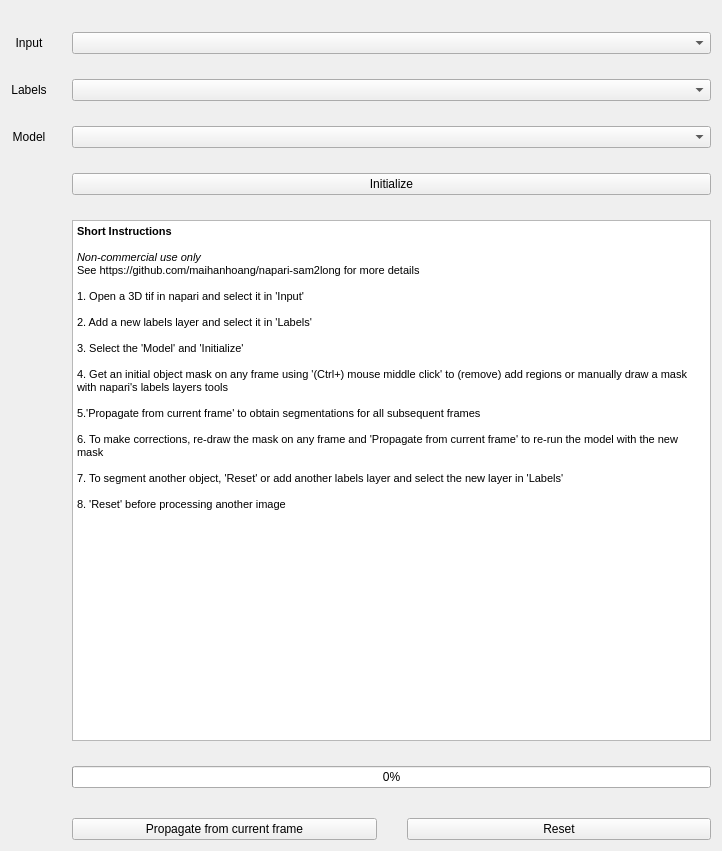
<?xml version="1.0" encoding="UTF-8"?>
<ui version="4.0">
 <class>Form</class>
 <widget class="QWidget" name="Form">
  <property name="geometry">
   <rect>
    <x>0</x>
    <y>0</y>
    <width>722</width>
    <height>851</height>
   </rect>
  </property>
  <property name="windowTitle">
   <string>Form</string>
  </property>
  <layout class="QVBoxLayout" name="verticalLayout_2">
   <item>
    <layout class="QGridLayout" name="gridLayout">
     <property name="topMargin">
      <number>21</number>
     </property>
     <property name="horizontalSpacing">
      <number>25</number>
     </property>
     <property name="verticalSpacing">
      <number>25</number>
     </property>
     <item row="12" column="1">
      <layout class="QVBoxLayout" name="verticalLayout">
       <property name="spacing">
        <number>30</number>
       </property>
       <item>
        <widget class="QProgressBar" name="Propagation_progress">
         <property name="value">
          <number>0</number>
         </property>
        </widget>
       </item>
       <item>
        <layout class="QHBoxLayout" name="horizontalLayout_14">
         <item>
          <widget class="QPushButton" name="Propagate_btn">
           <property name="text">
            <string>Propagate from current frame</string>
           </property>
          </widget>
         </item>
         <item>
          <widget class="QPushButton" name="reset_btn">
           <property name="text">
            <string>Reset</string>
           </property>
          </widget>
         </item>
        </layout>
       </item>
      </layout>
     </item>
     <item row="7" column="0">
      <widget class="QLabel" name="Output_label">
       <property name="text">
        <string>Labels</string>
       </property>
       <property name="alignment">
        <set>Qt::AlignCenter</set>
       </property>
      </widget>
     </item>
     <item row="9" column="1">
      <widget class="QPushButton" name="Initialize_btn">
       <property name="text">
        <string>Initialize</string>
       </property>
      </widget>
     </item>
     <item row="4" column="1">
      <layout class="QHBoxLayout" name="horizontalLayout_2">
       <item>
        <widget class="QComboBox" name="image_layer_combo"/>
       </item>
      </layout>
     </item>
     <item row="4" column="0">
      <widget class="QLabel" name="Image_label">
       <property name="text">
        <string>Input</string>
       </property>
       <property name="alignment">
        <set>Qt::AlignCenter</set>
       </property>
      </widget>
     </item>
     <item row="14" column="1">
      <layout class="QHBoxLayout" name="horizontalLayout_16">
       <property name="spacing">
        <number>20</number>
       </property>
      </layout>
     </item>
     <item row="7" column="1">
      <layout class="QHBoxLayout" name="horizontalLayout_5">
       <item>
        <widget class="QComboBox" name="output_layer_combo"/>
       </item>
      </layout>
     </item>
     <item row="10" column="1">
      <layout class="QVBoxLayout" name="verticalLayout_5">
       <property name="spacing">
        <number>50</number>
       </property>
       <item>
        <widget class="QTextEdit" name="textEdit">
         <property name="html">
          <string>&lt;!DOCTYPE HTML PUBLIC &quot;-//W3C//DTD HTML 4.0//EN&quot; &quot;http://www.w3.org/TR/REC-html40/strict.dtd&quot;&gt;
&lt;html&gt;&lt;head&gt;&lt;meta name=&quot;qrichtext&quot; content=&quot;1&quot; /&gt;&lt;style type=&quot;text/css&quot;&gt;
p, li { white-space: pre-wrap; }
&lt;/style&gt;&lt;/head&gt;&lt;body style=&quot; font-family:'MS Shell Dlg 2'; font-size:9.75pt; font-weight:400; font-style:normal;&quot;&gt;
&lt;p style=&quot; margin-top:0px; margin-bottom:0px; margin-left:0px; margin-right:0px; -qt-block-indent:0; text-indent:0px;&quot;&gt;&lt;span style=&quot; font-size:8.25pt; font-weight:bold;&quot;&gt;Short Instructions&lt;/span&gt;&lt;/p&gt;
&lt;p style=&quot;-qt-paragraph-type:empty; margin-top:0px; margin-bottom:0px; margin-left:0px; margin-right:0px; -qt-block-indent:0; text-indent:0px; font-size:8.25pt;&quot;&gt;&lt;br /&gt;&lt;/p&gt;
&lt;p style=&quot; margin-top:0px; margin-bottom:0px; margin-left:0px; margin-right:0px; -qt-block-indent:0; text-indent:0px;&quot;&gt;&lt;span style=&quot; font-size:8.25pt; font-style: italic&quot;&gt;Non-commercial use only&lt;/span&gt;&lt;/p&gt;
&lt;p style=&quot; margin-top:0px; margin-bottom:0px; margin-left:0px; margin-right:0px; -qt-block-indent:0; text-indent:0px;&quot;&gt;&lt;span style=&quot; font-size:8.25pt;&quot;&gt;See https://github.com/maihanhoang/napari-sam2long for more details&lt;/span&gt;&lt;/p&gt;
&lt;p style=&quot;-qt-paragraph-type:empty; margin-top:0px; margin-bottom:0px; margin-left:0px; margin-right:0px; -qt-block-indent:0; text-indent:0px; font-size:8.25pt;&quot;&gt;&lt;br /&gt;&lt;/p&gt;
&lt;p style=&quot; margin-top:0px; margin-bottom:0px; margin-left:0px; margin-right:0px; -qt-block-indent:0; text-indent:0px;&quot;&gt;&lt;span style=&quot; font-size:8.25pt;&quot;&gt;1. Open a 3D tif in napari and select it in 'Input'&lt;/span&gt;&lt;/p&gt;
&lt;p style=&quot;-qt-paragraph-type:empty; margin-top:0px; margin-bottom:0px; margin-left:0px; margin-right:0px; -qt-block-indent:0; text-indent:0px; font-size:8.25pt;&quot;&gt;&lt;br /&gt;&lt;/p&gt;
&lt;p style=&quot; margin-top:0px; margin-bottom:0px; margin-left:0px; margin-right:0px; -qt-block-indent:0; text-indent:0px;&quot;&gt;&lt;span style=&quot; font-size:8.25pt;&quot;&gt;2. Add a new labels layer and select it in 'Labels'&lt;/span&gt;&lt;/p&gt;
&lt;p style=&quot;-qt-paragraph-type:empty; margin-top:0px; margin-bottom:0px; margin-left:0px; margin-right:0px; -qt-block-indent:0; text-indent:0px; font-size:8.25pt;&quot;&gt;&lt;br /&gt;&lt;/p&gt;
&lt;p style=&quot; margin-top:0px; margin-bottom:0px; margin-left:0px; margin-right:0px; -qt-block-indent:0; text-indent:0px;&quot;&gt;&lt;span style=&quot; font-size:8.25pt;&quot;&gt;3. Select the 'Model' and 'Initialize'&lt;/span&gt;&lt;/p&gt;
&lt;p style=&quot;-qt-paragraph-type:empty; margin-top:0px; margin-bottom:0px; margin-left:0px; margin-right:0px; -qt-block-indent:0; text-indent:0px; font-size:8.25pt;&quot;&gt;&lt;br /&gt;&lt;/p&gt;
&lt;p style=&quot; margin-top:0px; margin-bottom:0px; margin-left:0px; margin-right:0px; -qt-block-indent:0; text-indent:0px;&quot;&gt;&lt;span style=&quot; font-size:8.25pt;&quot;&gt;4. Get an initial object mask on any frame using '(Ctrl+) mouse middle click' to (remove) add regions or manually draw a mask with napari's labels layers tools&lt;/span&gt;&lt;/p&gt;
&lt;p style=&quot;-qt-paragraph-type:empty; margin-top:0px; margin-bottom:0px; margin-left:0px; margin-right:0px; -qt-block-indent:0; text-indent:0px; font-size:8.25pt;&quot;&gt;&lt;br /&gt;&lt;/p&gt;
&lt;p style=&quot; margin-top:0px; margin-bottom:0px; margin-left:0px; margin-right:0px; -qt-block-indent:0; text-indent:0px;&quot;&gt;&lt;span style=&quot; font-size:8.25pt;&quot;&gt;5.'Propagate from current frame' to obtain segmentations for all subsequent frames  &lt;/span&gt;&lt;/p&gt;
&lt;p style=&quot;-qt-paragraph-type:empty; margin-top:0px; margin-bottom:0px; margin-left:0px; margin-right:0px; -qt-block-indent:0; text-indent:0px; font-size:8.25pt;&quot;&gt;&lt;br /&gt;&lt;/p&gt;
&lt;p style=&quot; margin-top:0px; margin-bottom:0px; margin-left:0px; margin-right:0px; -qt-block-indent:0; text-indent:0px;&quot;&gt;&lt;span style=&quot; font-size:8.25pt;&quot;&gt;6. To make corrections, re-draw the mask on any frame and 'Propagate from current frame' to re-run the model with the new mask&lt;/span&gt;&lt;/p&gt;
&lt;p style=&quot;-qt-paragraph-type:empty; margin-top:0px; margin-bottom:0px; margin-left:0px; margin-right:0px; -qt-block-indent:0; text-indent:0px; font-size:8.25pt;&quot;&gt;&lt;br /&gt;&lt;/p&gt;
&lt;p style=&quot; margin-top:0px; margin-bottom:0px; margin-left:0px; margin-right:0px; -qt-block-indent:0; text-indent:0px;&quot;&gt;&lt;span style=&quot; font-size:8.25pt;&quot;&gt;7. To segment another object, 'Reset' or add another labels layer and select the new layer in 'Labels' &lt;/span&gt;&lt;/p&gt;&lt;/body&gt;&lt;/html&gt;
&lt;p style=&quot;-qt-paragraph-type:empty; margin-top:0px; margin-bottom:0px; margin-left:0px; margin-right:0px; -qt-block-indent:0; text-indent:0px; font-size:8.25pt;&quot;&gt;&lt;br /&gt;&lt;/p&gt;
&lt;p style=&quot; margin-top:0px; margin-bottom:0px; margin-left:0px; margin-right:0px; -qt-block-indent:0; text-indent:0px;&quot;&gt;&lt;span style=&quot; font-size:8.25pt;&quot;&gt;8. 'Reset' before processing another image &lt;/span&gt;&lt;/p&gt;&lt;/body&gt;&lt;/html&gt;</string>
         </property>
        </widget>
       </item>
      </layout>
     </item>
     <item row="8" column="0">
      <widget class="QLabel" name="label">
       <property name="text">
        <string>Model</string>
       </property>
       <property name="alignment">
        <set>Qt::AlignCenter</set>
       </property>
      </widget>
     </item>
     <item row="8" column="1">
      <widget class="QComboBox" name="model_cbbox"/>
     </item>
    </layout>
   </item>
  </layout>
 </widget>
 <resources/>
 <connections/>
</ui>
